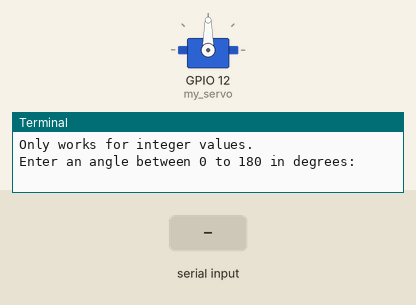
Bench run of a program on a simulated Raspberry Pi (BCM pin numbers). Shown: servo, the last lines printed to the terminal. The inputs (shaded band) are chosen by the test bench. Servo angles are drawn from the pulse width (0.5 ms = 0°, 2.5 ms = 180°).

Above: at 1.2 s.
1.3 s: "5" typed at the terminal, then Enter
At 1.7 s:
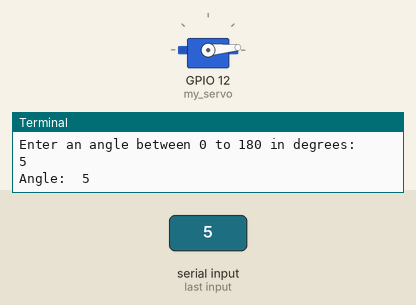
2.8 s: "90" typed at the terminal, then Enter
At 4.0 s:
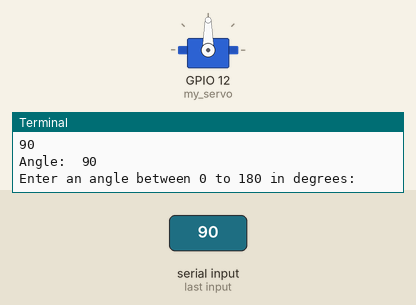
Timing chart, 0 to 5.8 s (numbered marks = the images above; inputs shaded):
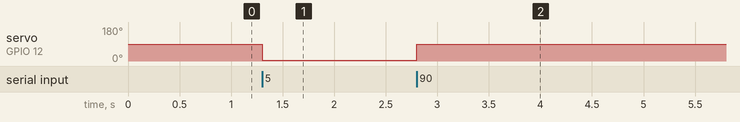

The program:

rpi-servo2.py
```python
# libraries needed for hardware pwm
import gpiozero as GPIO
from gpiozero.pins.pigpio import PiGPIOFactory
import time

factory = PiGPIOFactory() # setup to use PiGPIO for hardware PWM

# Setting up servo with known parameters for 0 degrees as min angle and 180 degrees as max angle
servo_pin = 12
my_servo = GPIO.AngularServo(servo_pin, initial_angle=90, min_angle=0, max_angle=180,
                             min_pulse_width=0.5/1000, max_pulse_width=2.5/1000,
                             frame_width=20/1000, pin_factory=factory)
# Main program
try:
  print("Only works for integer values.")
  ## Main loop
  while True:
    angle = input("Enter an angle between 0 to 180 in degrees: ").strip()
    if (not angle.isdigit()) or (int(angle) < 0) or (int(angle) > 180): # checks if input is an integer input between 0 to 180
      print("Enter an integer value between 0 to 180!")
      continue

    print("Angle: ", angle) # statement to feedback angle to user
    my_servo.angle = int(angle) # rotate servo to angle specified by user

    time.sleep(1) # delay before next angle input

## Halts program when user Ctrl + C
except KeyboardInterrupt:
  my_servo.close()
```

Measured:
- after the input at 1.3 s, servo on GPIO 12 (my_servo): 90° → 5° at once
- after the input at 2.8 s, servo on GPIO 12 (my_servo): 5° → 90° at once
